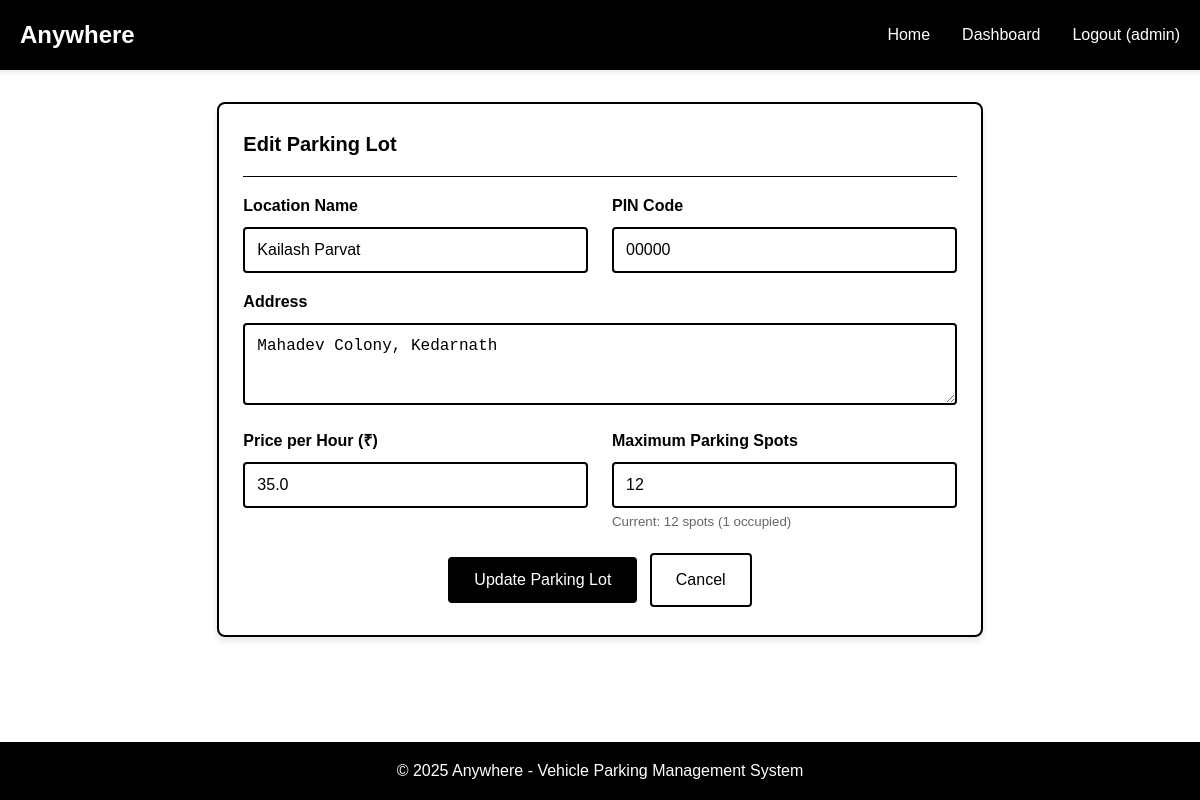
Page /admin/edit_lot/1 (signed in) on the earlier database version.
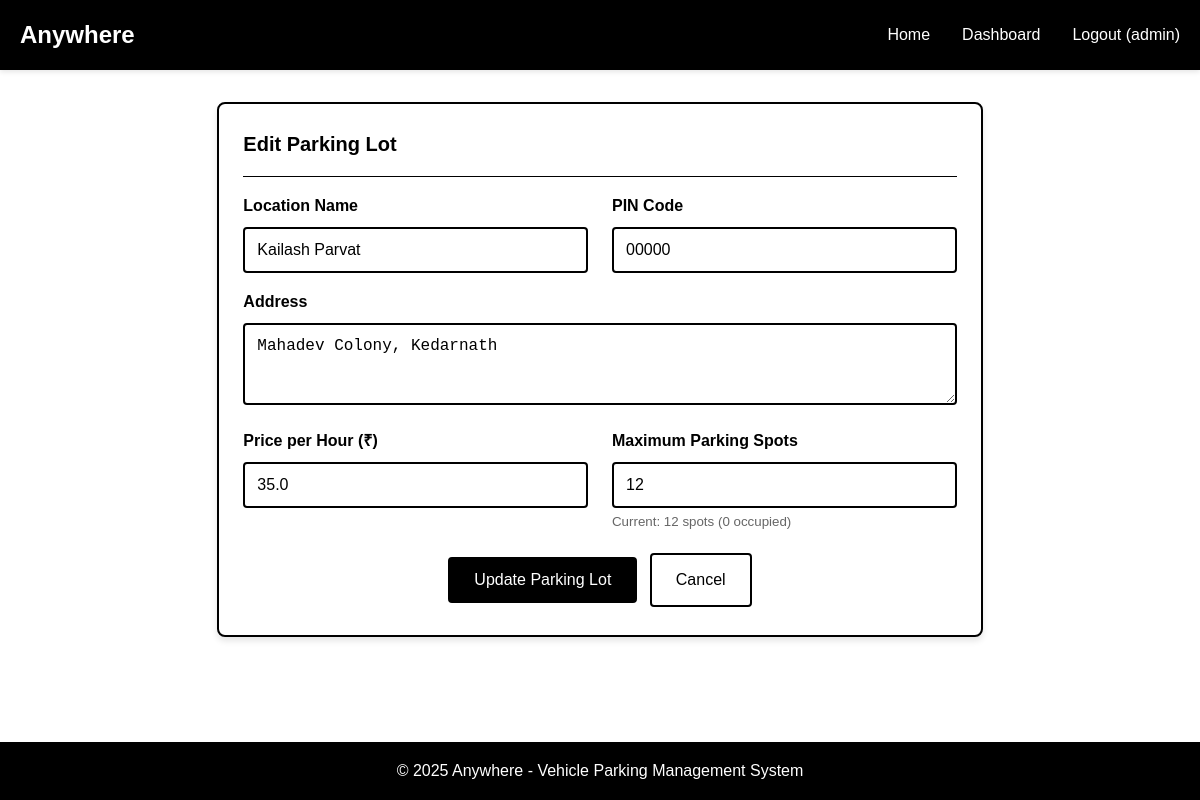
Same page on the later database version.
### backend/models.py (models this page shows, shortened)
class ParkingSpot(db.Model):
    __tablename__ = 'parking_spots'
    id = db.Column(db.Integer, primary_key=True)
    lot_id = db.Column(db.Integer, db.ForeignKey('parking_lots.id'), nullable=False)
    spot_number = db.Column(db.String(10), nullable=False)
    status = db.Column(db.String(1), default='A', nullable=False)  # A-Available, O-Occupied
    created_at = db.Column(db.DateTime, default=datetime.utcnow)
    reservations = db.relationship('Reservation', backref='spot', lazy=True)

### backend/app.py (the view, shortened to what this page needs)
@app.route('/admin/edit_lot/<int:lot_id>', methods=['GET', 'POST'])
@admin_required
def edit_lot(lot_id):
    lot = ParkingLot.query.get_or_404(lot_id)
    return render_template('edit_lot.html', lot=lot)

### backend/app.py (called while the page is built)
def admin_required(f):
    @wraps(f)
    def decorated_function(*args, **kwargs):
        if 'user_id' not in session:
            flash('Please log in to access this page.', 'error')
            return redirect(url_for('login'))
        user = User.query.get(session['user_id'])
        if not user or not user.is_admin:
            flash('Admin access required.', 'error')
            return redirect(url_for('index'))
        return f(*args, **kwargs)
    return decorated_function

### backend/models.py (called while the page is built)
    @property
    def occupied_spots_count(self):
        return len([spot for spot in self.spots if spot.status == 'O'])

### frontend/templates/edit_lot.html (shortened to what this page needs)
{% extends "base.html" %}
{% block content %}
<div class="row">
    <div class="col-md-8" style="margin: 0 auto;">
        <div class="card">
            <div class="card-header">
                <h2 class="card-title">Edit Parking Lot</h2>
            </div>
            <form method="POST" novalidate>
                <div class="row">
                    <div class="col-md-6">
                        <div class="form-group">
                            <label class="form-label" for="name">Location Name</label>
                            <input type="text" class="form-control" id="name" name="name"
                                   value="{{ lot.prime_location_name }}" required>
                        </div>
                    </div>
                    <div class="col-md-6">
                        <div class="form-group">
                            <label class="form-label" for="pin_code">PIN Code</label>
                            <input type="text" class="form-control" id="pin_code" name="pin_code"
                                   value="{{ lot.pin_code }}" required>
                        </div>
                    </div>
                </div>
                <div class="form-group">
                    <label class="form-label" for="address">Address</label>
                    <textarea class="form-control" id="address" name="address" rows="3" required>{{ lot.address }}</textarea>
                </div>
                <div class="row">
                    <div class="col-md-6">
                        <div class="form-group">
                            <label class="form-label" for="price">Price per Hour (₹)</label>
                            <input type="number" class="form-control" id="price" name="price"
                                   min="1" step="0.01" value="{{ lot.price_per_hour }}" required>
                        </div>
                    </div>
                    <div class="col-md-6">
                        <div class="form-group">
                            <label class="form-label" for="max_spots">Maximum Parking Spots</label>
                            <input type="number" class="form-control" id="max_spots" name="max_spots"
                                   min="1" max="500" value="{{ lot.maximum_spots }}" required>
                            <small style="color: #666666;">Current: {{ lot.spots|length }} spots ({{ lot.occupied_spots_count }} occupied)</small>
                        </div>
                    </div>
                </div>
                <div class="text-center">
                    <button type="submit" class="btn btn-primary">Update Parking Lot</button>
                    <a href="{{ url_for('admin_dashboard') }}" class="btn">Cancel</a>
                </div>
            </form>
        </div>
    </div>
</div>
{% endblock %}

Differences in the rows shown:
changed ParkingSpot: occupied_spots_count "1" → "0"
